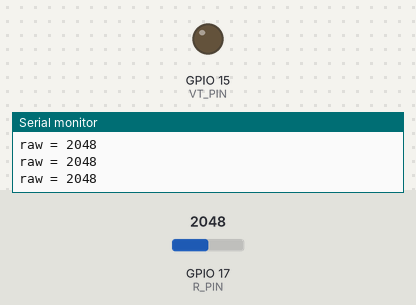
Bench run of a program on a simulated ESP32-S3. Parts: output pins drawn as LEDs (lit = HIGH), the last lines printed to the serial monitor. The inputs (shaded band) are chosen by the test bench; at power-on: GPIO 17 (R_PIN) = 2048 (analog values on the 0–4095 scale).

Above: at 1.2 s.
1.3 s: GPIO 17 (R_PIN) set to 1428
2.8 s: GPIO 17 (R_PIN) set to 1337
At 3.6 s:
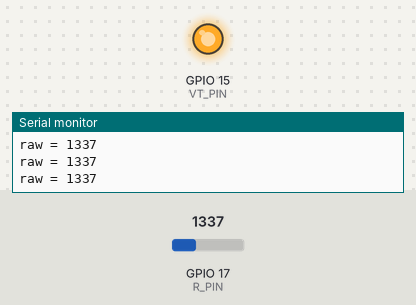
4.3 s: GPIO 17 (R_PIN) set to 2774
5.8 s: GPIO 17 (R_PIN) set to 2872
At 6.1 s:
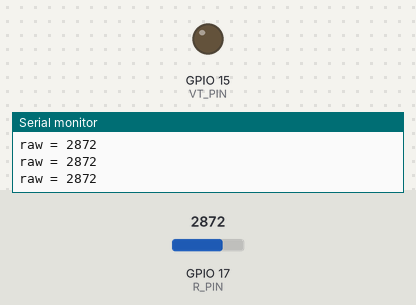
7.3 s: GPIO 17 (R_PIN) set to 1360
At 8.6 s:
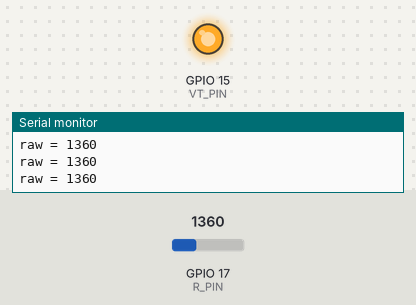
Timing chart, 0 to 9.8 s (numbered marks = the images above; inputs shaded):
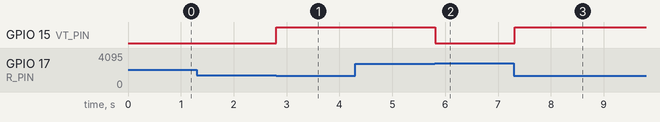

The program:

main.cpp
```cpp
#include <Arduino.h>

#define VT_PIN 15
#define R_PIN 17

#define ADC_BITS 12
#define SAMPLE_DELAY_MS 100
#define LIGHT_THRESHOLD 2800
#define DARK_THRESHOLD 1400

void setup() {
  Serial.begin(115200);
  pinMode(VT_PIN, OUTPUT);
  analogReadResolution(ADC_BITS);
  analogSetAttenuation(ADC_11db);
}

void loop() {
  int raw = analogRead(R_PIN);
  Serial.print("raw = ");
  Serial.println(raw);

  if (raw > LIGHT_THRESHOLD) {
    digitalWrite(VT_PIN, LOW);
  } else if (raw < DARK_THRESHOLD) {
    digitalWrite(VT_PIN, HIGH);
  }

  delay(SAMPLE_DELAY_MS);
}
```

Measured:
- the behaviour switches between 1400 and 1399 on GPIO 17 (R_PIN) (found by bisection; images 0 and 1)
- the behaviour switches between 2800 and 2801 on GPIO 17 (R_PIN) (found by bisection; images 1 and 2)
- after the input at 2.8 s, GPIO 15 (VT_PIN): LOW → HIGH at once
- after the input at 5.8 s, GPIO 15 (VT_PIN): HIGH → LOW at once
- after the input at 7.3 s, GPIO 15 (VT_PIN): LOW → HIGH at once
